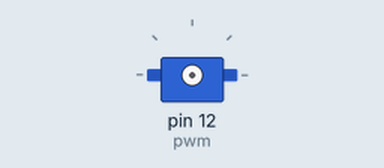
A program run on a simulated Raspberry Pi (header pin numbers). Parts: servo. Servo angles are drawn from the pulse width (0.5 ms = 0°, 2.5 ms = 180°).

Above: at 0.05 s.
At 1.15 s:
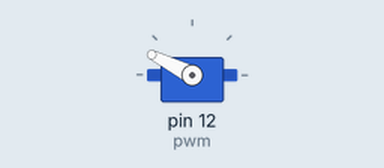
At 9.85 s:
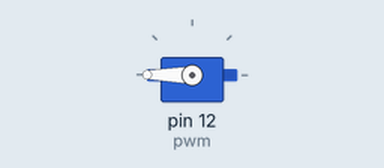
At 19.65 s:
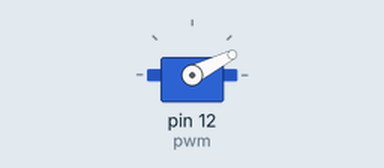
Timing chart, 0 to 26.0 s (numbered marks = the images above):
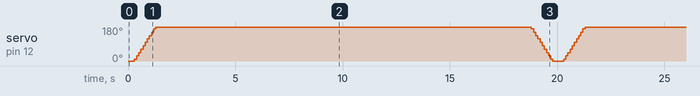

The program:

ConnectanLEDtoRaspberryPi.py
```python
'''
Connect an LED to your Raspberry Pi and write a program to gradually increase brightness,
and then gradually decrease brightness. The exact rate of increase and decrease is not
critical but let it take at least one second to go from maximum to minimum brightness.
Be sure to use pulse width modulation to change the brightness of the LED. Also,
be sure to wire the LED in series with an appropriate resistor so that it does not receive too much current.

Turn in your code and a link to a video of your system with the LED brightness changing.
'''

import RPi.GPIO as GPIO
import time

GPIO.setmode(GPIO.BOARD)
GPIO.setup(12, GPIO.OUT)
pwm = GPIO.PWM(12, 50)
pwm.start(0)

while True:
    for i in range(100):
        pwm.ChangeDutyCycle(i)
        time.sleep(0.1)
    for i in range(100, 0, -1):
        pwm.ChangeDutyCycle(i)
        time.sleep(0.1)
```
